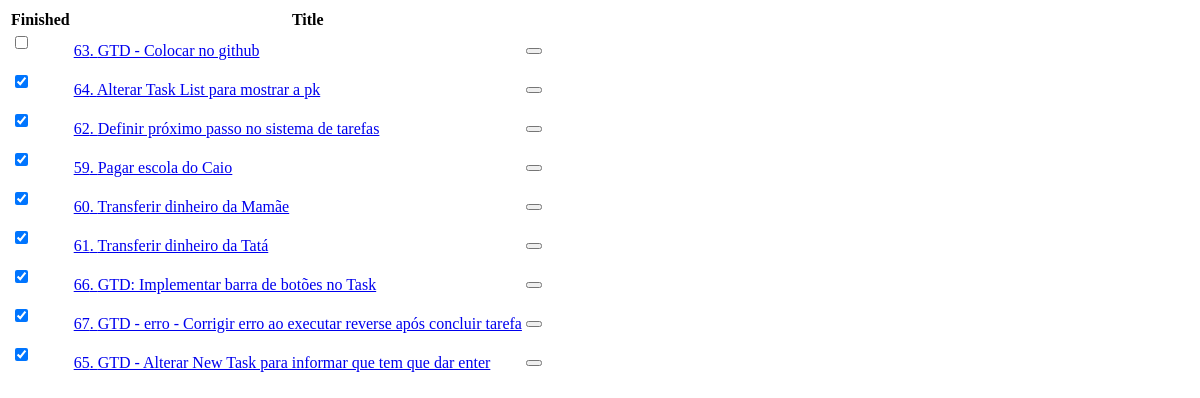
The page /tasks/display_tasks/ on the database as committed earlier.
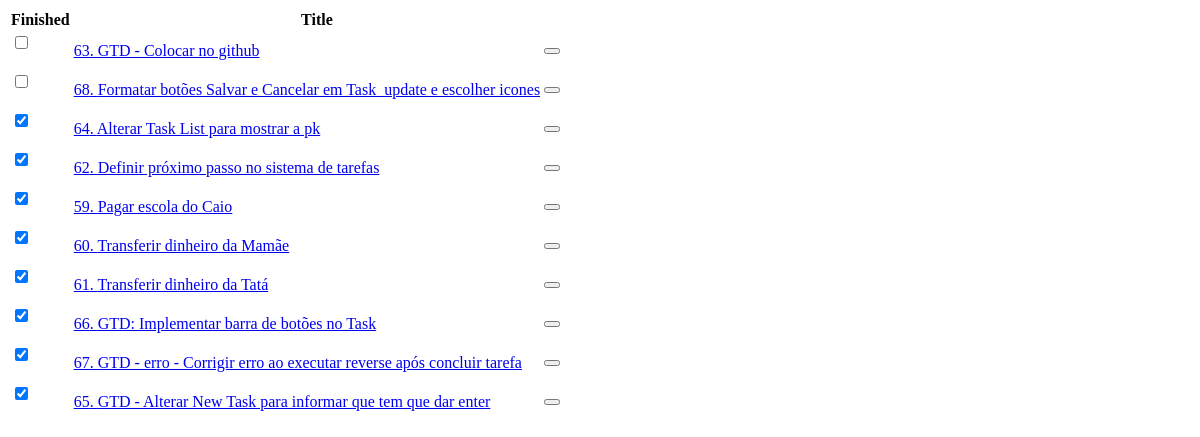
The same page on the database as committed later.
### tasks/models.py (models this page shows, shortened)
class Task(models.Model):
    title = models.CharField("Title", max_length=160)
    description = models.TextField("description", blank=True, null=True)
    dt_scheduled = models.DateTimeField("Scheduled for", blank=True, null=True, default=defautlSchedule)
    dt_completed = models.DateTimeField("Completed on", blank=True, null=True)
    dt_canceled  = models.DateTimeField("Completed on", blank=True, null=True)
    created = models.DateTimeField('Created', auto_now_add=True, null=True)
    modified = models.DateTimeField('Modified', auto_now=True, null=True)
    class Meta:
        verbose_name = 'Task'
        verbose_name_plural = 'Tasks'
        ordering = ['dt_completed','dt_scheduled']

### tasks/views.py (the view)
# urls.py: path('display_tasks/', display_tasks, name='display_tasks'),
def display_tasks(request):
    tasks = Task.objects.all()
    return render(request, 'tasks/task_list.html', {'object_list': tasks})

### tasks/templates/tasks/task_list.html (shortened to what this page needs)
<div id="tasks" class="table-responsive">
    <table class="table table-hover table-bordered">
        <thead class="table-dark">
        <tr>
            <th>Finished</th>
            <th colspan="2">Title</th>
        </tr>
        </thead>
        {% for item in object_list %}
        <tbody>
        <tr {% cycle "" "class='table-secondary'"%} >
            <td>
                <form>
                    <div class="form-check">
                      <input class="form-check-input" type="checkbox" value="checked" id="checkbox_{{item.pk}}" name ="checkbox" {% if item.dt_completed %} checked {%endif%}
                             hx-trigger="change"
                             hx-post="{% url 'tasks:concludeornottask' item.pk %}"
                             hx-target="#tasks"
                             hx-swap="outerHTML"
                      ><input type="hidden" id="result_{{item.id}}">
                    </div>
                </form>
            </td>
            <td><a href="{% url 'tasks:task' item.pk %}" >{{item.pk}}. {{item.title}}</a></td>
            <td><div class="btn-group end" role="group">
                <button type="button" class="btn btn-danger"
                       hx-delete="{% url 'tasks:delete_task' item.pk %}"
                       hx-confirm="Are you sure you wish to delete this task?"
                       hx-target="#tasks"
                ></button>
            </div></td>
        </tr>
        </tbody>
        {% endfor %}
    </table>
</div>

Rows that differ between the two databases and show on the page:
added Task: pk "68", title "Formatar botões Salvar e Cancelar em Task_update e escolher icones"
